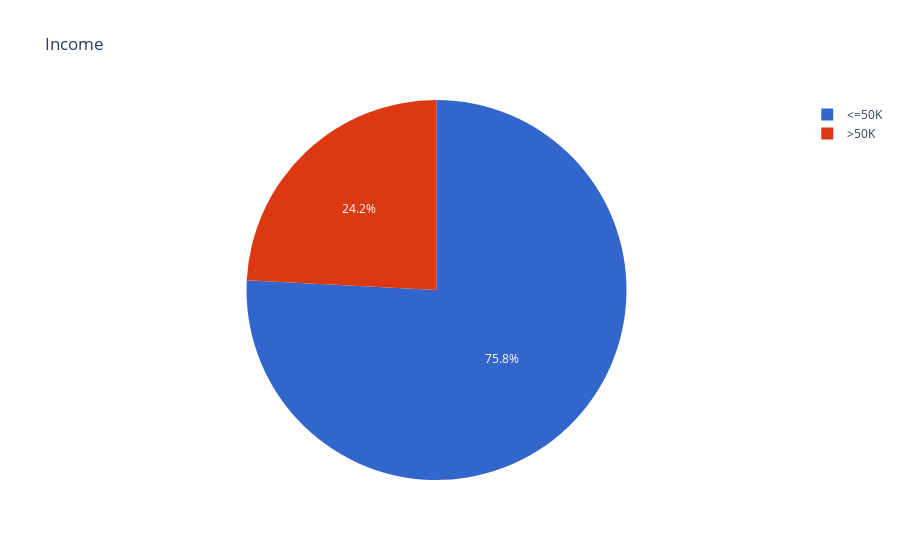

The notebook cell this image was saved under:
### Markdown cell above
<h4 style="position: relative;">
    <span style="color: #243A73;">&nbsp;&nbsp;&nbsp;&nbsp;&nbsp;&nbsp;Pie plot for our target (income)</span> 
    <br/>
    <br/>
    <hr style="position: absolute; bottom: -8px; border: none; height: 4px; width: 100%; background-color: #7C3E66;">
</h4>

### Code cell
px.pie(df, names='income', title='Income', color_discrete_sequence=px.colors.qualitative.G10)

### Figure 1 — Plotly figure (JSON) as saved in the notebook; plotly's stock layout.template omitted (floating-point values rounded to 4 significant figures; data arrays with more than 128 entries replaced by an {"elided": "..."} marker saying what was removed)
{"data": [{"domain": {"x": [0, 1], "y": [0, 1]}, "hovertemplate": "income=%{label}<extra></extra>", "labels": {"elided": "24988 str values"}, "legendgroup": "", "name": "", "showlegend": true, "type": "pie"}], "layout": {"legend": {"tracegroupgap": 0}, "title": {"text": "Income"}, "piecolorway": ["#3366CC", "#DC3912", "#FF9900", "#109618", "#990099", "#0099C6", "#DD4477", "#66AA00", "#B82E2E", "#316395"], "autosize": true}}
